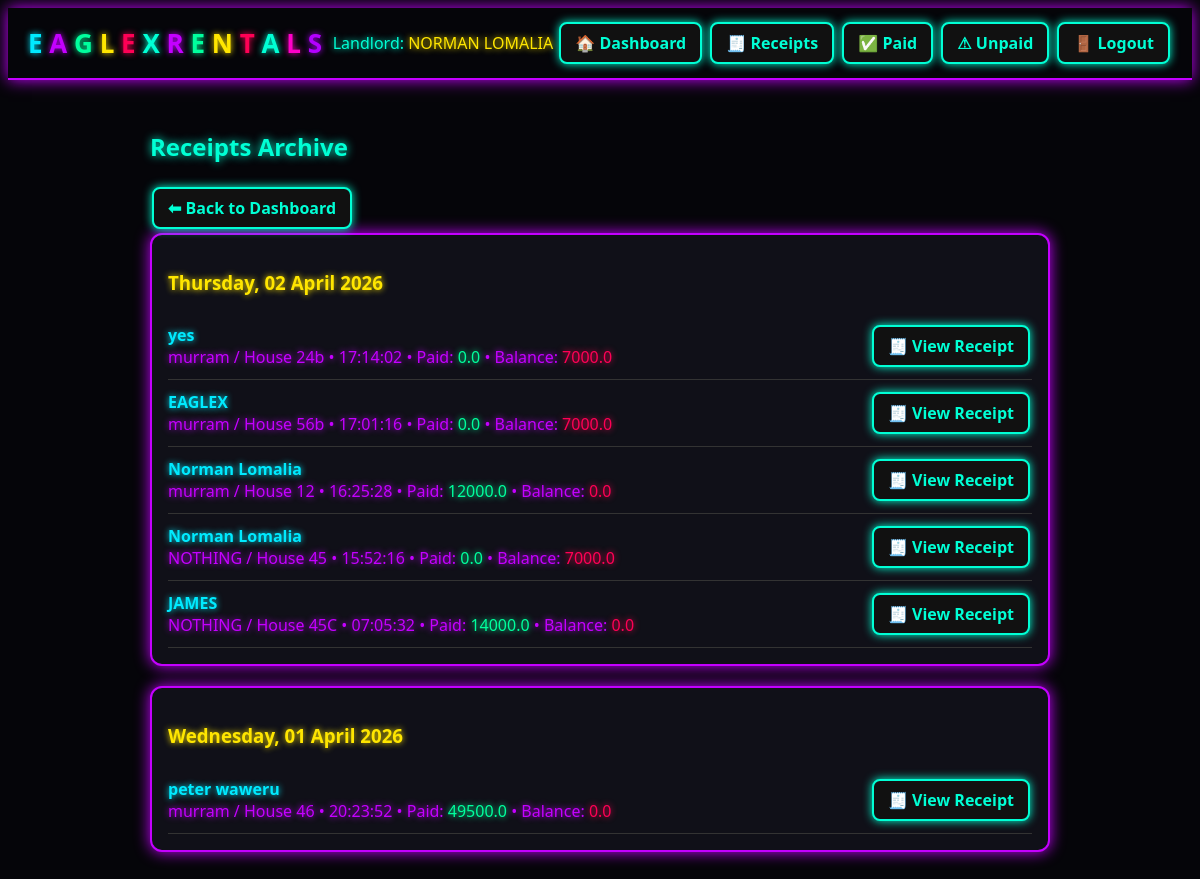
The page /receipts (signed in) on the database its author committed.
### app.py (models this page shows)
class Landlord(UserMixin, db.Model):
    id = db.Column(db.Integer, primary_key=True)
    first_name = db.Column(db.String(80), nullable=False)
    last_name = db.Column(db.String(80), nullable=False)
    email = db.Column(db.String(120), unique=True, nullable=False)
    phone = db.Column(db.String(50))
    password_hash = db.Column(db.String(200), nullable=False)
    buildings = db.relationship('Building', backref='landlord', cascade='all, delete-orphan')
    @property
    def full_name(self):
        return f"{self.first_name} {self.last_name}"

class Tenant(db.Model):
    id = db.Column(db.Integer, primary_key=True)
    name = db.Column(db.String(150), nullable=False)
    phone = db.Column(db.String(50))
    id_number = db.Column(db.String(100))
    email = db.Column(db.String(120))
    amount_paid = db.Column(db.Float, default=0.0)
    paid = db.Column(db.Boolean, default=False)
    receipt_created_at = db.Column(db.DateTime, default=datetime.utcnow)
    unit_id = db.Column(db.Integer, db.ForeignKey('unit.id'))
    created_at = db.Column(db.DateTime, default=datetime.utcnow)
    @property
    def total_due(self):
        return self.unit.rent_amount if self.unit else 0.0
    @property
    def balance(self):
        return max(self.total_due - self.amount_paid, 0.0)

class Building(db.Model):
    id = db.Column(db.Integer, primary_key=True)
    name = db.Column(db.String(150), nullable=False)
    landlord_id = db.Column(db.Integer, db.ForeignKey('landlord.id'), nullable=False)
    units = db.relationship('Unit', backref='building', cascade='all, delete-orphan')

class Unit(db.Model):
    id = db.Column(db.Integer, primary_key=True)
    number = db.Column(db.String(50), nullable=False)
    rent_amount = db.Column(db.Float, default=0.0)
    building_id = db.Column(db.Integer, db.ForeignKey('building.id'), nullable=False)
    tenant = db.relationship('Tenant', uselist=False, backref='unit')

### app.py (the view)
@app.route('/receipts')
@login_required
def receipts():
    tenants = Tenant.query.join(Unit).join(Building).filter(
        Building.landlord_id == current_user.id,
        Tenant.receipt_created_at.isnot(None)
    ).order_by(Tenant.receipt_created_at.desc()).all()
    grouped = {}
    for t in tenants:
        d = (t.receipt_created_at or t.created_at).date()
        grouped.setdefault(d, []).append(t)
    sorted_dates = sorted(grouped.keys(), reverse=True)
    return render_template('receipts.html',
                           grouped=grouped,
                           sorted_dates=sorted_dates)

### app.py (called while the page is built)
@login_manager.user_loader
def load_user(user_id):
    return Landlord.query.get(int(user_id))

### templates/receipts.html
{% extends "base.html" %}
{% block content %}
<h2 class="neon-heading-cyan">Receipts Archive</h2>
<a class="btn" href="{{ url_for('dashboard') }}">⬅ Back to Dashboard</a>
{% if sorted_dates %}
  {% for d in sorted_dates %}
    <div class="card">
      <h3 class="neon-yellow">
        {{ d.strftime('%A, %d %B %Y') }}
      </h3>
      <ul class="receipt-list">
        {% for t in grouped[d] %}
          <li class="receipt-item">
            <div class="receipt-info">
              <span class="receipt-name neon-blue">{{ t.name }}</span>
              <span class="neon-purple">
                {{ t.unit.building.name }} / House {{ t.unit.number }} •
                {{ (t.receipt_created_at or t.created_at).strftime('%H:%M:%S') }} •
                Paid: <span class="neon-green">{{ t.amount_paid }}</span> •
                Balance: <span class="neon-red">{{ t.balance }}</span>
              </span>
            </div>
            <a class="btn" href="{{ url_for('receipt', tid=t.id) }}" target="_blank">
              🧾 View Receipt
            </a>
          </li>
        {% endfor %}
      </ul>
    </div>
  {% endfor %}
{% else %}
  <p class="neon-yellow">No receipts yet. Record payments to generate receipts.</p>
{% endif %}
{% endblock %}

### templates/base.html (shortened to what this page needs)
<!doctype html>
<html lang="en">
<head>
  <link rel="stylesheet" href="{{ url_for('static', filename='css/neon.css') }}">
</head>
<body class="theme-dark">
  <header>
    <div class="header-title">
      <span class="logo-text">
        <span class="neon-blue">E</span>
        <span class="neon-purple">A</span>
        <span class="neon-green">G</span>
        <span class="neon-yellow">L</span>
        <span class="neon-red">E</span>
        <span class="neon-aqua">X</span>
        <span class="neon-purple">R</span>
        <span class="neon-green">E</span>
        <span class="neon-yellow">N</span>
        <span class="neon-red">T</span>
        <span class="neon-aqua">A</span>
        <span class="neon-pink">L</span>
        <span class="neon-violet">S</span>
      </span>
    </div>
    <div class="header-actions">
      {% if current_user.is_authenticated %}
        <span class="neon-aqua">
          Landlord:
          <span class="neon-yellow">{{ current_user.full_name }}</span>
        </span>
        <a class="btn" href="{{ url_for('dashboard') }}">🏠 Dashboard</a>
        <a class="btn" href="{{ url_for('receipts') }}">🧾 Receipts</a>
        <a class="btn" href="{{ url_for('paid_tenants') }}">✅ Paid</a>
        <a class="btn" href="{{ url_for('unpaid_tenants') }}">⚠ Unpaid</a>
        <a class="btn" href="{{ url_for('logout') }}">🚪 Logout</a>
      {% endif %}
    </div>
  </header>
  <main class="container">
    {% block content %}{% endblock %}
  </main>
</body>
</html>

### static/css/neon.css (style rules this page uses)
:root { --neon-blue: #00eaff; --neon-purple: #c400ff; --neon-pink: #ff00c8; --neon-aqua: #00ffd5; --neon-violet: #b300ff; --neon-green: #00ff9d; --neon-yellow: #ffe600; --neon-red: #ff0055; }
body.theme-dark { background: #050509; color: var(--neon-blue); font-family: 'Segoe UI', sans-serif; }
.container { max-width: 900px; margin: 20px auto; padding: 10px; }
header { display: flex; justify-content: space-between; align-items: center; padding: 10px 20px; border-bottom: 2px solid var(--neon-purple); box-shadow: 0 0 15px var(--neon-purple); }
.logo-text { font-size: 26px; font-weight: 900; }
.neon-blue { color: var(--neon-blue); text-shadow: 0 0 6px var(--neon-blue); }
.neon-purple { color: var(--neon-purple); text-shadow: 0 0 6px var(--neon-purple); }
.neon-pink { color: var(--neon-pink); text-shadow: 0 0 6px var(--neon-pink); }
.neon-aqua { color: var(--neon-aqua); text-shadow: 0 0 6px var(--neon-aqua); }
.neon-violet { color: var(--neon-violet); text-shadow: 0 0 6px var(--neon-violet); }
.neon-green { color: var(--neon-green); text-shadow: 0 0 6px var(--neon-green); }
.neon-yellow { color: var(--neon-yellow); text-shadow: 0 0 6px var(--neon-yellow); }
.neon-red { color: var(--neon-red); text-shadow: 0 0 6px var(--neon-red); }
h1, h2, h3, h4 { font-weight: 800; }
.neon-heading-cyan { color: var(--neon-aqua); text-shadow: 0 0 10px var(--neon-aqua); }
.btn { padding: 8px 14px; border-radius: 8px; border: 2px solid var(--neon-aqua); background: #111; color: var(--neon-aqua); font-weight: 700; cursor: pointer; text-decoration: none; display: inline-block; margin: 4px 2px; box-shadow: 0 0 10px var(--neon-aqua); transition: 0.2s; }
.card { background: #101018; border: 2px solid var(--neon-purple); box-shadow: 0 0 15px var(--neon-purple); padding: 16px; border-radius: 12px; margin-bottom: 20px; }
.receipt-list { list-style: none; padding: 0; margin: 0; }
.receipt-item { display: flex; justify-content: space-between; align-items: center; padding: 8px 0; border-bottom: 1px solid #333; }
.receipt-info { display: flex; flex-direction: column; }
.receipt-name { font-weight: 700; }

### rows shown on the page
Landlord: full_name "NORMAN LOMALIA"
Tenant: name "yes", unit.building.name "murram", unit.number "24b", receipt_created_at "17:14:02", amount_paid "0.0", balance "7000.0"
Tenant: name "EAGLEX", unit.building.name "murram", unit.number "56b", receipt_created_at "17:01:16", amount_paid "0.0", balance "7000.0"
Tenant: name "Norman Lomalia", unit.building.name "murram", unit.number "12", receipt_created_at "16:25:28", amount_paid "12000.0", balance "0.0"
Tenant: name "Norman Lomalia", unit.building.name "NOTHING", unit.number "45", receipt_created_at "15:52:16", amount_paid "0.0", balance "7000.0"
Tenant: name "JAMES", unit.building.name "NOTHING", unit.number "45C", receipt_created_at "07:05:32", amount_paid "14000.0", balance "0.0"
Tenant: name "peter waweru", unit.building.name "murram", unit.number "46", receipt_created_at "20:23:52", amount_paid "49500.0", balance "0.0"

### other values the page prints
{{ d.strftime('%A, %d %B %Y') }} "Thursday, 02 April 2026" "Wednesday, 01 April 2026"
